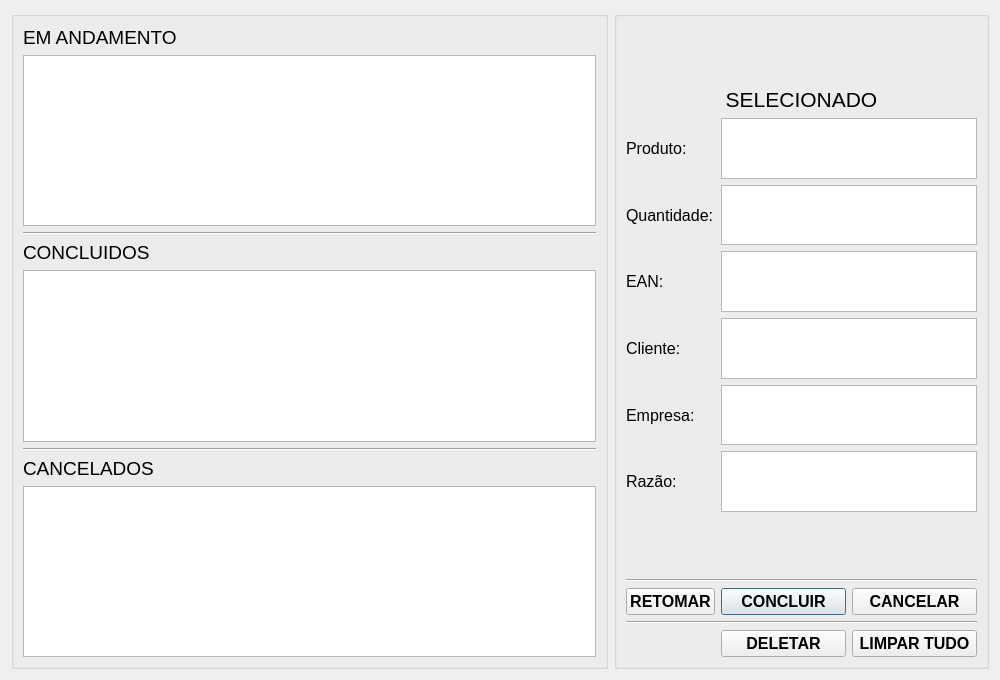
<?xml version="1.0" encoding="UTF-8"?>
<ui version="4.0">
 <class>WOManage</class>
 <widget class="QDialog" name="WOManage">
  <property name="geometry">
   <rect>
    <x>0</x>
    <y>0</y>
    <width>1000</width>
    <height>680</height>
   </rect>
  </property>
  <property name="minimumSize">
   <size>
    <width>785</width>
    <height>480</height>
   </size>
  </property>
  <property name="windowTitle">
   <string>Ordens de Serviço</string>
  </property>
  <property name="windowIcon">
   <iconset resource="resources.qrc">
    <normaloff>:/imgs/stox_24x24.png</normaloff>:/imgs/stox_24x24.png</iconset>
  </property>
  <layout class="QGridLayout" name="gridLayout_3">
   <item row="0" column="0">
    <widget class="QGroupBox" name="groupBox">
     <layout class="QGridLayout" name="gridLayout">
      <item row="0" column="0">
       <widget class="QLabel" name="label">
        <property name="font">
         <font>
          <pointsize>14</pointsize>
         </font>
        </property>
        <property name="text">
         <string>EM ANDAMENTO</string>
        </property>
       </widget>
      </item>
      <item row="1" column="0">
       <widget class="QTableView" name="inprogress_table">
        <property name="font">
         <font>
          <pointsize>10</pointsize>
         </font>
        </property>
        <property name="selectionMode">
         <enum>QAbstractItemView::SingleSelection</enum>
        </property>
        <property name="selectionBehavior">
         <enum>QAbstractItemView::SelectRows</enum>
        </property>
       </widget>
      </item>
      <item row="2" column="0">
       <widget class="Line" name="line">
        <property name="orientation">
         <enum>Qt::Horizontal</enum>
        </property>
       </widget>
      </item>
      <item row="7" column="0">
       <widget class="QTableView" name="canceled_table">
        <property name="font">
         <font>
          <pointsize>10</pointsize>
         </font>
        </property>
        <property name="selectionMode">
         <enum>QAbstractItemView::SingleSelection</enum>
        </property>
        <property name="selectionBehavior">
         <enum>QAbstractItemView::SelectRows</enum>
        </property>
       </widget>
      </item>
      <item row="4" column="0">
       <widget class="QTableView" name="concluded_table">
        <property name="font">
         <font>
          <pointsize>10</pointsize>
         </font>
        </property>
        <property name="selectionMode">
         <enum>QAbstractItemView::SingleSelection</enum>
        </property>
        <property name="selectionBehavior">
         <enum>QAbstractItemView::SelectRows</enum>
        </property>
       </widget>
      </item>
      <item row="3" column="0">
       <widget class="QLabel" name="label_2">
        <property name="font">
         <font>
          <pointsize>14</pointsize>
         </font>
        </property>
        <property name="text">
         <string>CONCLUIDOS</string>
        </property>
       </widget>
      </item>
      <item row="6" column="0">
       <widget class="QLabel" name="label_3">
        <property name="font">
         <font>
          <pointsize>14</pointsize>
         </font>
        </property>
        <property name="text">
         <string>CANCELADOS</string>
        </property>
       </widget>
      </item>
      <item row="5" column="0">
       <widget class="Line" name="line_2">
        <property name="orientation">
         <enum>Qt::Horizontal</enum>
        </property>
       </widget>
      </item>
     </layout>
    </widget>
   </item>
   <item row="0" column="1">
    <widget class="QGroupBox" name="groupBox_2">
     <layout class="QGridLayout" name="gridLayout_2">
      <item row="2" column="0">
       <widget class="QLabel" name="label_5">
        <property name="font">
         <font>
          <pointsize>12</pointsize>
         </font>
        </property>
        <property name="text">
         <string>Produto:</string>
        </property>
       </widget>
      </item>
      <item row="6" column="1" colspan="2">
       <widget class="QPlainTextEdit" name="selected_client">
        <property name="font">
         <font>
          <pointsize>14</pointsize>
         </font>
        </property>
        <property name="cursor" stdset="0">
         <cursorShape>ForbiddenCursor</cursorShape>
        </property>
        <property name="readOnly">
         <bool>true</bool>
        </property>
       </widget>
      </item>
      <item row="0" column="0">
       <spacer name="verticalSpacer">
        <property name="orientation">
         <enum>Qt::Vertical</enum>
        </property>
        <property name="sizeType">
         <enum>QSizePolicy::Minimum</enum>
        </property>
        <property name="sizeHint" stdset="0">
         <size>
          <width>20</width>
          <height>100</height>
         </size>
        </property>
       </spacer>
      </item>
      <item row="6" column="0">
       <widget class="QLabel" name="label_6">
        <property name="font">
         <font>
          <pointsize>12</pointsize>
         </font>
        </property>
        <property name="text">
         <string>Cliente:</string>
        </property>
       </widget>
      </item>
      <item row="3" column="0">
       <widget class="QLabel" name="label_7">
        <property name="font">
         <font>
          <pointsize>12</pointsize>
         </font>
        </property>
        <property name="text">
         <string>Quantidade:</string>
        </property>
       </widget>
      </item>
      <item row="7" column="1" colspan="2">
       <widget class="QPlainTextEdit" name="selected_company">
        <property name="font">
         <font>
          <pointsize>14</pointsize>
         </font>
        </property>
        <property name="cursor" stdset="0">
         <cursorShape>ForbiddenCursor</cursorShape>
        </property>
        <property name="readOnly">
         <bool>true</bool>
        </property>
       </widget>
      </item>
      <item row="11" column="1">
       <widget class="QPushButton" name="conclude_button">
        <property name="font">
         <font>
          <pointsize>12</pointsize>
          <bold>true</bold>
         </font>
        </property>
        <property name="text">
         <string>CONCLUIR</string>
        </property>
       </widget>
      </item>
      <item row="2" column="1" colspan="2">
       <widget class="QPlainTextEdit" name="selected_product">
        <property name="font">
         <font>
          <pointsize>14</pointsize>
         </font>
        </property>
        <property name="cursor" stdset="0">
         <cursorShape>ForbiddenCursor</cursorShape>
        </property>
        <property name="readOnly">
         <bool>true</bool>
        </property>
       </widget>
      </item>
      <item row="7" column="0">
       <widget class="QLabel" name="label_9">
        <property name="font">
         <font>
          <pointsize>12</pointsize>
         </font>
        </property>
        <property name="text">
         <string>Empresa:</string>
        </property>
       </widget>
      </item>
      <item row="11" column="0">
       <widget class="QPushButton" name="inprogress_button">
        <property name="minimumSize">
         <size>
          <width>0</width>
          <height>0</height>
         </size>
        </property>
        <property name="font">
         <font>
          <pointsize>12</pointsize>
          <bold>true</bold>
         </font>
        </property>
        <property name="text">
         <string>RETOMAR</string>
        </property>
       </widget>
      </item>
      <item row="8" column="0">
       <widget class="QLabel" name="label_8">
        <property name="font">
         <font>
          <pointsize>12</pointsize>
         </font>
        </property>
        <property name="text">
         <string>Razão:</string>
        </property>
       </widget>
      </item>
      <item row="13" column="2">
       <widget class="QPushButton" name="clear_button">
        <property name="minimumSize">
         <size>
          <width>0</width>
          <height>0</height>
         </size>
        </property>
        <property name="font">
         <font>
          <pointsize>12</pointsize>
          <bold>true</bold>
         </font>
        </property>
        <property name="text">
         <string>LIMPAR TUDO</string>
        </property>
       </widget>
      </item>
      <item row="11" column="2">
       <widget class="QPushButton" name="cancel_button">
        <property name="font">
         <font>
          <pointsize>12</pointsize>
          <bold>true</bold>
         </font>
        </property>
        <property name="text">
         <string>CANCELAR</string>
        </property>
       </widget>
      </item>
      <item row="13" column="1">
       <widget class="QPushButton" name="delete_button">
        <property name="minimumSize">
         <size>
          <width>0</width>
          <height>0</height>
         </size>
        </property>
        <property name="font">
         <font>
          <pointsize>12</pointsize>
          <bold>true</bold>
         </font>
        </property>
        <property name="text">
         <string>DELETAR</string>
        </property>
       </widget>
      </item>
      <item row="10" column="0" colspan="3">
       <widget class="Line" name="line_3">
        <property name="orientation">
         <enum>Qt::Horizontal</enum>
        </property>
       </widget>
      </item>
      <item row="1" column="0" colspan="3">
       <widget class="QLabel" name="label_4">
        <property name="font">
         <font>
          <pointsize>16</pointsize>
         </font>
        </property>
        <property name="text">
         <string>SELECIONADO</string>
        </property>
        <property name="alignment">
         <set>Qt::AlignCenter</set>
        </property>
       </widget>
      </item>
      <item row="3" column="1" colspan="2">
       <widget class="QPlainTextEdit" name="selected_amount">
        <property name="font">
         <font>
          <pointsize>14</pointsize>
         </font>
        </property>
        <property name="cursor" stdset="0">
         <cursorShape>ForbiddenCursor</cursorShape>
        </property>
        <property name="readOnly">
         <bool>true</bool>
        </property>
       </widget>
      </item>
      <item row="8" column="1" colspan="2">
       <widget class="QPlainTextEdit" name="selected_status">
        <property name="font">
         <font>
          <pointsize>14</pointsize>
         </font>
        </property>
        <property name="cursor" stdset="0">
         <cursorShape>ForbiddenCursor</cursorShape>
        </property>
        <property name="readOnly">
         <bool>true</bool>
        </property>
        <property name="backgroundVisible">
         <bool>false</bool>
        </property>
       </widget>
      </item>
      <item row="9" column="0">
       <spacer name="verticalSpacer_2">
        <property name="orientation">
         <enum>Qt::Vertical</enum>
        </property>
        <property name="sizeType">
         <enum>QSizePolicy::Minimum</enum>
        </property>
        <property name="sizeHint" stdset="0">
         <size>
          <width>20</width>
          <height>100</height>
         </size>
        </property>
       </spacer>
      </item>
      <item row="12" column="0" colspan="3">
       <widget class="Line" name="line_4">
        <property name="orientation">
         <enum>Qt::Horizontal</enum>
        </property>
       </widget>
      </item>
      <item row="5" column="0">
       <widget class="QLabel" name="label_10">
        <property name="font">
         <font>
          <pointsize>12</pointsize>
         </font>
        </property>
        <property name="text">
         <string>EAN:</string>
        </property>
       </widget>
      </item>
      <item row="5" column="1" colspan="2">
       <widget class="QPlainTextEdit" name="selected_ean">
        <property name="font">
         <font>
          <pointsize>14</pointsize>
         </font>
        </property>
        <property name="cursor" stdset="0">
         <cursorShape>ForbiddenCursor</cursorShape>
        </property>
        <property name="readOnly">
         <bool>true</bool>
        </property>
        <property name="backgroundVisible">
         <bool>false</bool>
        </property>
       </widget>
      </item>
     </layout>
    </widget>
   </item>
  </layout>
 </widget>
 <resources>
  <include location="resources.qrc"/>
 </resources>
 <connections/>
</ui>
